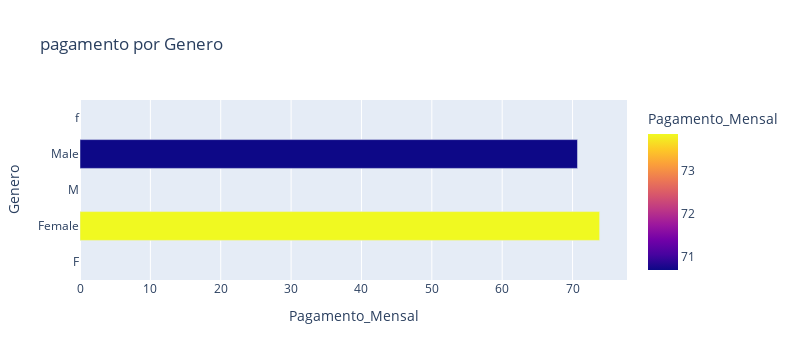

Notebook code for this chart:
### Code cell
pagamento_mensal=df.groupby("Genero")["Pagamento_Mensal"].median().reset_index()
fig = px.bar(pagamento_mensal, x="Pagamento_Mensal", y="Genero", orientation="h",
             title="pagamento por Genero",
             labels={"Pagamento_Mensal": "Pagamento_Mensal", "Genero": "Genero"},
             color="Pagamento_Mensal",
             width=800) 
fig.show()

### Figure 1 — Plotly figure (JSON) as saved in the notebook; plotly's stock layout.template omitted (floating-point values rounded to 4 significant figures)
{"data": [{"alignmentgroup": "True", "hovertemplate": "Pagamento_Mensal=%{marker.color}<br>Genero=%{y}<extra></extra>", "legendgroup": "", "marker": {"color": [null, 73.85, null, 70.7, null], "coloraxis": "coloraxis", "pattern": {"shape": ""}}, "name": "", "offsetgroup": "", "orientation": "h", "showlegend": false, "textposition": "auto", "type": "bar", "x": [null, 73.85, null, 70.7, null], "xaxis": "x", "y": ["F", "Female", "M", "Male", "f"], "yaxis": "y"}], "layout": {"barmode": "relative", "coloraxis": {"colorbar": {"title": {"text": "Pagamento_Mensal"}}, "colorscale": [[0, "#0d0887"], [0.1111, "#46039f"], [0.2222, "#7201a8"], [0.3333, "#9c179e"], [0.4444, "#bd3786"], [0.5556, "#d8576b"], [0.6667, "#ed7953"], [0.7778, "#fb9f3a"], [0.8889, "#fdca26"], [1, "#f0f921"]]}, "height": 360, "legend": {"tracegroupgap": 0}, "title": {"text": "pagamento por Genero"}, "width": 800, "xaxis": {"anchor": "y", "autorange": true, "domain": [0, 1], "range": [0, 77.74], "title": {"text": "Pagamento_Mensal"}, "type": "linear"}, "yaxis": {"anchor": "x", "autorange": false, "domain": [0, 1], "range": [-0.5, 4.5], "title": {"text": "Genero"}, "type": "category"}}}
